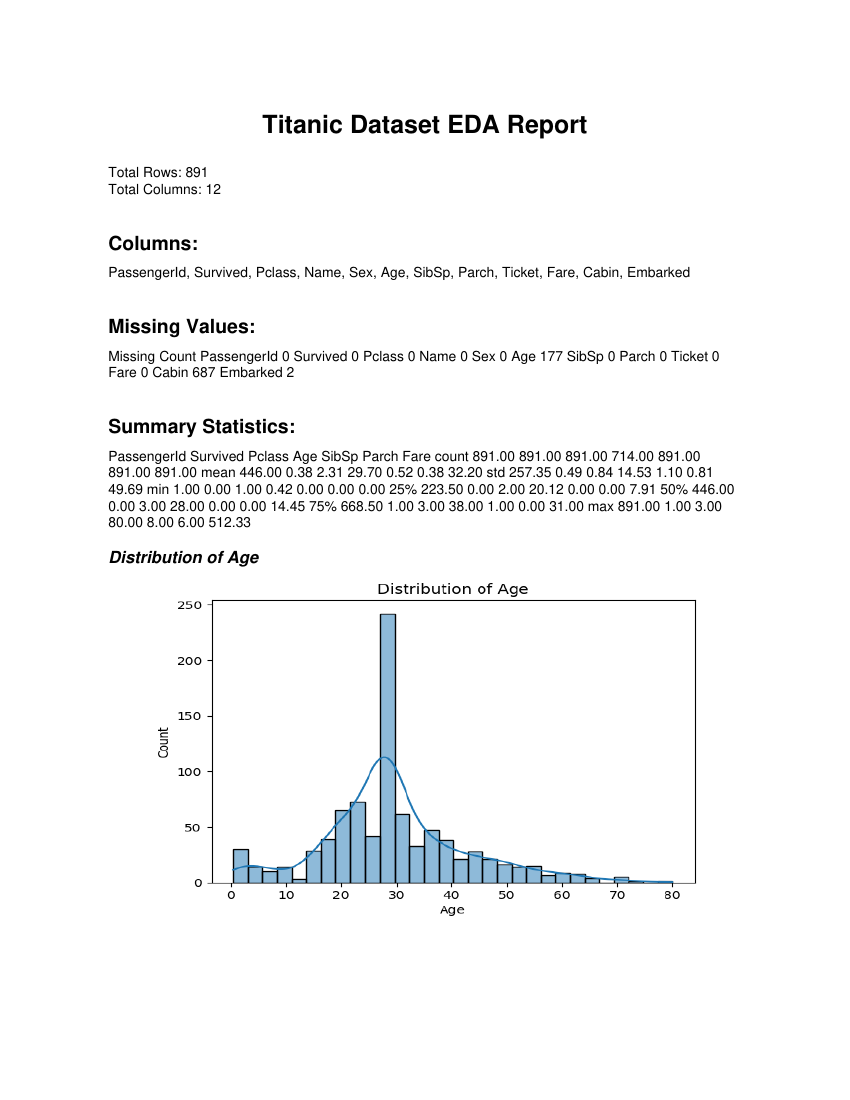

Write Python code to recreate this figure.
import pandas as pd
import matplotlib.pyplot as plt
import seaborn as sns
from reportlab.platypus import SimpleDocTemplate, Paragraph, Spacer, Image as RLImage
from reportlab.lib.styles import getSampleStyleSheet
from reportlab.lib.pagesizes import letter
import os

# ==============================
# LOAD DATA
# ==============================
df = pd.read_csv("titanic.csv")

# ==============================
# PDF SETUP
# ==============================
pdf_file = "titanic_eda_report.pdf"
doc = SimpleDocTemplate(pdf_file, pagesize=letter)
styles = getSampleStyleSheet()
story = []

def save_plot(fig, filename):
    """Save Matplotlib figure and return file path."""
    path = os.path.join(os.getcwd(), filename)
    fig.savefig(path, bbox_inches="tight")
    plt.close(fig)
    return path

# ==============================
# BASIC INFO
# ==============================
story.append(Paragraph("Titanic Dataset EDA Report", styles["Title"]))
story.append(Spacer(1, 12))

story.append(Paragraph(f"Total Rows: {df.shape[0]}", styles["Normal"]))
story.append(Paragraph(f"Total Columns: {df.shape[1]}", styles["Normal"]))
story.append(Spacer(1, 12))

story.append(Paragraph("Columns:", styles["Heading2"]))
story.append(Paragraph(", ".join(df.columns), styles["Normal"]))

story.append(Spacer(1, 12))
story.append(Paragraph("Missing Values:", styles["Heading2"]))
missing = df.isnull().sum().to_frame("Missing Count")
story.append(Paragraph(missing.to_html(), styles["Normal"]))

story.append(Spacer(1, 12))
story.append(Paragraph("Summary Statistics:", styles["Heading2"]))
story.append(Paragraph(df.describe().round(2).to_html(), styles["Normal"]))

# ==============================
# DATA CLEANING
# ==============================
df["Age"].fillna(df["Age"].median(), inplace=True)
df["Embarked"].fillna(df["Embarked"].mode()[0], inplace=True)
df.drop(columns=["Cabin"], inplace=True, errors="ignore")

# ==============================
# UNIVARIATE ANALYSIS - NUMERICAL
# ==============================
numeric_cols = ["Age", "Fare"]
for col in numeric_cols:
    fig, ax = plt.subplots()
    sns.histplot(df[col], kde=True, ax=ax)
    ax.set_title(f"Distribution of {col}")
    story.append(Paragraph(f"Distribution of {col}", styles["Heading3"]))
    story.append(RLImage(save_plot(fig, f"{col}_dist.png"), width=400, height=250))

    fig, ax = plt.subplots()
    sns.boxplot(x=df[col], ax=ax)
    ax.set_title(f"Boxplot of {col}")
    story.append(RLImage(save_plot(fig, f"{col}_box.png"), width=400, height=250))

# ==============================
# UNIVARIATE ANALYSIS - CATEGORICAL
# ==============================
categorical_cols = ["Sex", "Pclass", "Embarked", "Survived"]
for col in categorical_cols:
    fig, ax = plt.subplots()
    sns.countplot(x=col, data=df, ax=ax)
    ax.set_title(f"Count of {col}")
    story.append(Paragraph(f"Count of {col}", styles["Heading3"]))
    story.append(RLImage(save_plot(fig, f"{col}_count.png"), width=400, height=250))

# ==============================
# BIVARIATE ANALYSIS
# ==============================
# Age vs Survived
fig, ax = plt.subplots()
sns.boxplot(x="Survived", y="Age", data=df, ax=ax)
ax.set_title("Age vs Survival")
story.append(Paragraph("Age vs Survival", styles["Heading3"]))
story.append(RLImage(save_plot(fig, "age_vs_survival.png"), width=400, height=250))

# Sex vs Survived
fig, ax = plt.subplots()
sns.countplot(x="Sex", hue="Survived", data=df, ax=ax)
ax.set_title("Survival Count by Sex")
story.append(RLImage(save_plot(fig, "sex_vs_survival.png"), width=400, height=250))

# Pclass vs Survived
fig, ax = plt.subplots()
sns.countplot(x="Pclass", hue="Survived", data=df, ax=ax)
ax.set_title("Survival Count by Passenger Class")
story.append(RLImage(save_plot(fig, "pclass_vs_survival.png"), width=400, height=250))

# Fare vs Survived (MISSING BEFORE - NOW ADDED)
fig, ax = plt.subplots()
sns.histplot(df[df["Survived"]==1]["Fare"], color="green", label="Survived", kde=True, ax=ax)
sns.histplot(df[df["Survived"]==0]["Fare"], color="red", label="Not Survived", kde=True, ax=ax)
ax.set_title("Fare Distribution by Survival")
ax.legend()
story.append(Paragraph("Fare vs Survival", styles["Heading3"]))
story.append(RLImage(save_plot(fig, "fare_vs_survival.png"), width=400, height=250))

# ==============================
# CORRELATION HEATMAP
# ==============================
fig, ax = plt.subplots()
sns.heatmap(df.corr(numeric_only=True), annot=True, cmap="coolwarm", ax=ax)
ax.set_title("Correlation Heatmap")
story.append(Paragraph("Correlation Heatmap", styles["Heading3"]))
story.append(RLImage(save_plot(fig, "heatmap.png"), width=400, height=250))

# ==============================
# PAIRPLOT (Cleaned)
# ==============================
pairplot_df = df[["Survived", "Pclass", "Age", "Fare"]].apply(pd.to_numeric, errors="coerce").dropna()
sns.pairplot(pairplot_df, hue="Survived").savefig("pairplot.png")
story.append(Paragraph("Pairplot of Selected Features", styles["Heading3"]))
story.append(RLImage("pairplot.png", width=400, height=400))

# ==============================
# SUMMARY OF INSIGHTS
# ==============================
summary_text = """
1. Most passengers were in 3rd class.<br/>
2. Majority of passengers were male, but survival rate was higher for females.<br/>
3. Younger passengers had slightly better survival chances.<br/>
4. Higher fares were associated with higher survival rates.<br/>
5. Pclass is strongly correlated with survival — 1st class had better survival rates.<br/>
6. Age distribution is slightly right-skewed.<br/>
7. Fare distribution has a long tail with outliers (very high fares).
"""
story.append(Spacer(1, 12))
story.append(Paragraph("Summary of Insights", styles["Heading2"]))
story.append(Paragraph(summary_text, styles["Normal"]))

# ==============================
# BUILD PDF
# ==============================
doc.build(story)
print(f"✅ PDF report saved as {pdf_file}")
